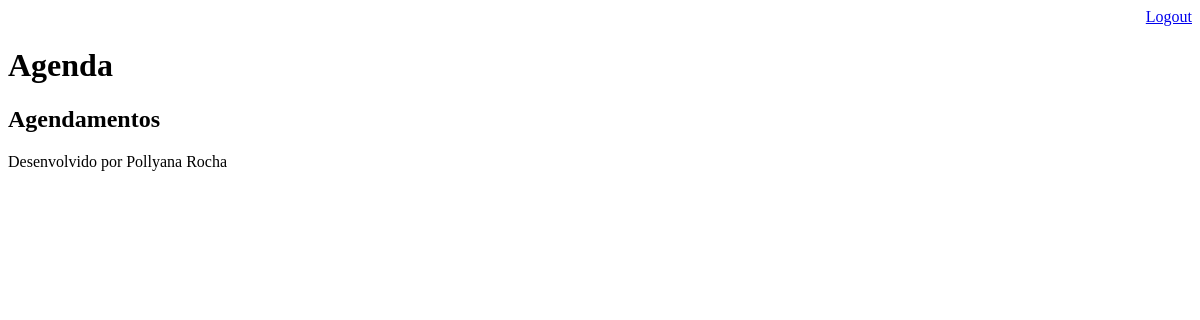
Page /agenda/ (signed in) on the earlier database version.
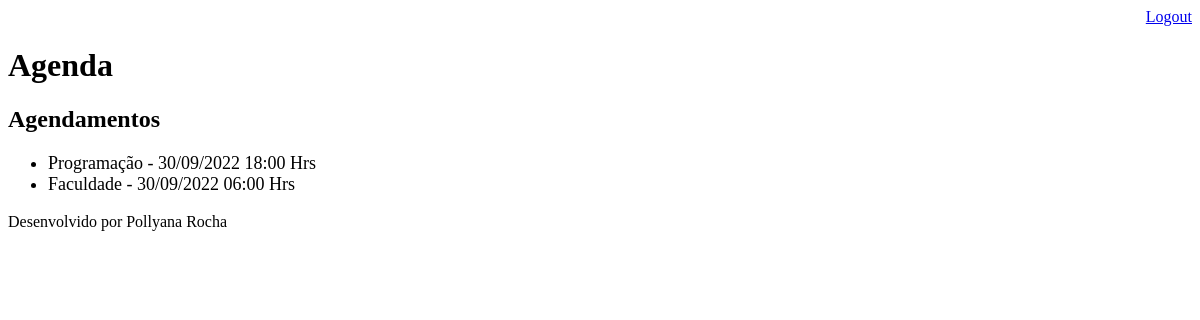
Same page on the later database version.
### core/models.py (models this page shows, shortened)
class Evento(models.Model):
    titulo = models.CharField(max_length=100)
    descricao = models.TextField(blank=True, null=True)
    data_evento = models.DateTimeField(verbose_name='Data do evento')
    data_criacao = models.DateTimeField(
        auto_now=True, verbose_name='Data da criação')
    usuario = models.ForeignKey(User, on_delete=models.CASCADE)
    class Meta:
        db_table = 'evento'
    def get_data_evento(self):
        return self.data_evento.strftime('%d/%m/%Y %H:%M Hrs')

### core/views.py (the view)
# urls.py: path('agenda/', views.lista_eventos),
@login_required(login_url='/login/')
def lista_eventos(request):
    usuario= request.user
    evento = Evento.objects.filter(usuario=usuario)
    dados = {'eventos':evento}
    return render(request, 'agenda.html', dados)

### templates/agenda.html
{% extends "model-page.html" %}
{% block content %}
    <h2>Agendamentos</h2>
     <ul style="font-size: 18px">
        {% for evento in eventos %}
            <li>{{ evento.titulo }} - {{ evento.get_data_evento }}</li>
        {% endfor %}
    </ul>
{% endblock %}

### templates/model-page.html
<!DOCTYPE html>
<html lang="en">
<head>
    {% include "model-header.html" %}
</head>
<body>
    {% block content %} {% endblock %}
    {% include "model-footer.html" %}
</body>
</html>

### templates/model-header.html (shortened to what this page needs)
        <div align="right">
        <a href="/logout">Logout</a>
        </div>
        <h1>Agenda</h1>

### templates/model-footer.html
<p>Desenvolvido por Pollyana Rocha</p>

Differences in the rows shown:
added Evento: titulo "Programação", get_data_evento "30/09/2022 18:00 Hrs"
added Evento: titulo "Faculdade", get_data_evento "30/09/2022 06:00 Hrs"
